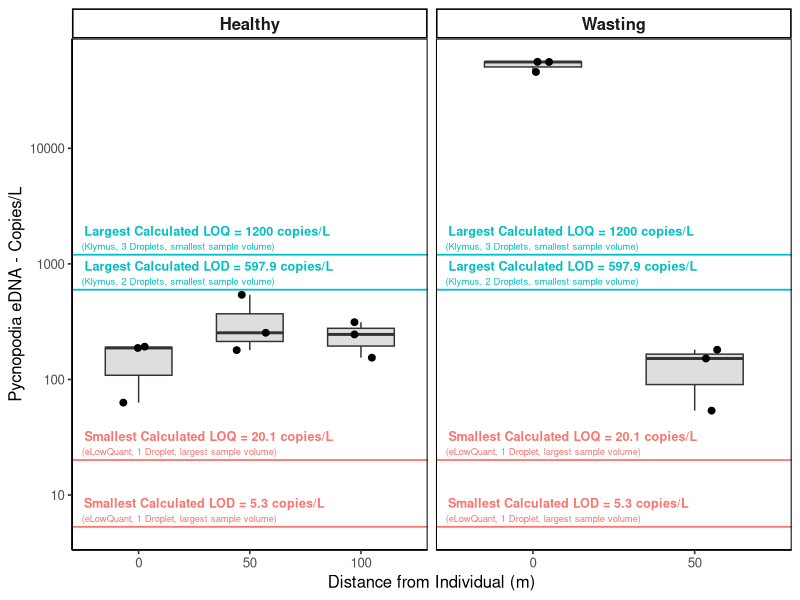
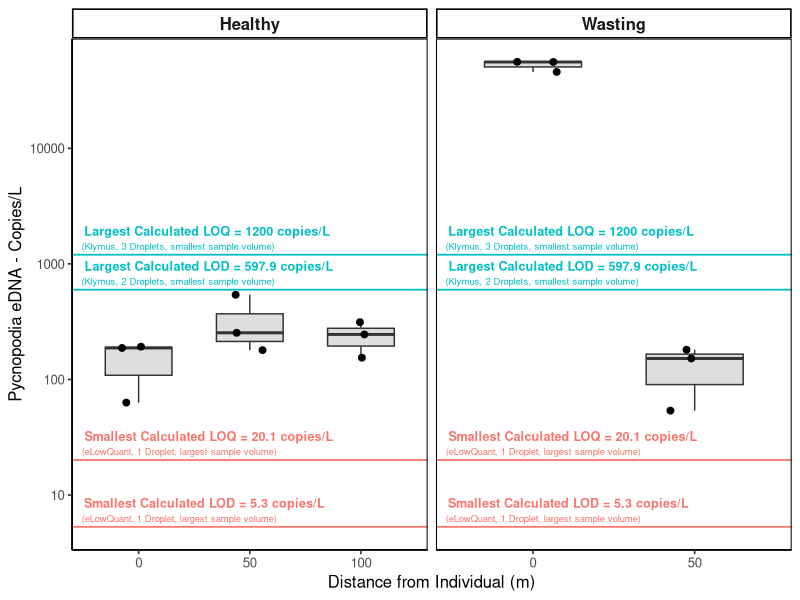

Recreate these plots in R, in order.
## ---- chunk 1
knitr::opts_chunk$set(
  warning = FALSE, 
  message = FALSE,
  fig.height = 7, 
  fig.width = 6.5, 
  echo = TRUE,
  fig.align = 'center',
  cache = FALSE
)

options(repos = c(CRAN = "https://cran.rstudio.com/"))
## ---- chunk 2
# Packages used
packages = c("tidyverse", "knitr", "kableExtra")

## Load or install&load
package.check <- lapply(packages,
  FUN = function(x) {
    if (!require(x, character.only = TRUE)) {
      install.packages(x, dependencies = TRUE)
      library(x, character.only = TRUE)
    }
  }
)

## ---- chunk 3

ddPCR_data <- read.csv("raw_data/ddPCR_raw_data/Stanford/Stanford_22Jan2026_SonomaFieldSamples.csv", stringsAsFactors = FALSE)

## ---- chunk 4

rxn_volume = 20
volume_post_DNA_extraction = 100
template_volume = 5

## ---- chunk 5

# Check if all NTC samples have concentration of 0
ntc_check <- ddPCR_data %>%
  filter(Sample.Type == "NTC") %>%
  filter(Conc.copies.µL. != 0)

# View any NTC samples that don't have 0 concentration
if (nrow(ntc_check) > 0) {
  print("WARNING: The following NTC samples have non-zero concentrations:")
  print(ntc_check)
} else {
  print("✓ All NTC samples have concentration = 0")
}


#Check if positive control sample(s) are close (within 20%) to the expected concentration

# Filter for gBlock samples and extract the number
gblock_check <- ddPCR_data %>%
  filter(grepl("gBlock", Sample.description.1)) %>%
  mutate(
    expected_conc = as.numeric(str_extract(Sample.description.1, "\\d+")),
    adjusted_conc = Conc.copies.µL. * rxn_volume/template_volume,
    percent_diff = abs((adjusted_conc - expected_conc) / expected_conc) * 100,
    within_20pct = percent_diff <= 20
  )

# Display samples that fail the 10% threshold
failing_samples <- gblock_check %>%
  filter(!within_20pct)

if (nrow(failing_samples) > 0) {
  print("WARNING: The following gBlock samples are NOT within 20% of expected concentration:")
  print(failing_samples %>% select(Sample.description.1, expected_conc, adjusted_conc, percent_diff))
} else {
  print("✓ All gBlock samples are within 20% of expected concentration")
}


# Check if all samples have sufficient (>10000) droplets
low_droplets <- ddPCR_data %>%
  filter(Accepted.Droplets < 10000) 

# Display results
if (nrow(low_droplets) > 0) {
  print("WARNING: The following samples have fewer than 10,000 accepted droplets:")
  print(low_droplets)
} else {
  print("✓ All samples have at least 10,000 accepted droplets")
}

## ---- chunk 6

ddPCR_data$copies.per.L = (ddPCR_data$Conc.copies.µL. * rxn_volume * (volume_post_DNA_extraction/template_volume))/(ddPCR_data$Volume.Filtered/1000)

## ---- chunk 7
# Filter out PC and NTC samples, then summarize for each combination of sample type & distance
summary_table_1 <- ddPCR_data %>%
  filter(!Sample.Type %in% c("PC", "NTC")) %>%
  group_by(Sample.Type, Distance) %>%
  summarise(
    n = n(),
    mean_copies_per_L = mean(copies.per.L, na.rm = TRUE),
    sd_copies_per_L = sd(copies.per.L, na.rm = TRUE),
    min_copies_per_L = min(copies.per.L, na.rm = TRUE),
    max_copies_per_L = max(copies.per.L, na.rm = TRUE),
    .groups = "drop"
  )

summary_table_1 %>%
  kable(col.names = c("Sample Type", "Distance", "N", "Mean", "SD", "Min", "Max"),
        caption = "eDNA (Copies per L) by Sample Type and Distance",
        digits = 2,
        format.args = list(big.mark = ",")) %>%
  kable_styling(bootstrap_options = c("striped", "hover", "condensed"),
                full_width = FALSE,
                position = "left") %>%
  row_spec(0, bold = TRUE, color = "white", background = "#2C3E50")

# Summarize across all healthy samples
summary_table_2 <- ddPCR_data %>%
  filter(Sample.Type %in% c("Healthy")) %>%
  summarise(
    n = n(),
    mean_copies_per_L = mean(copies.per.L, na.rm = TRUE),
    sd_copies_per_L = sd(copies.per.L, na.rm = TRUE),
    min_copies_per_L = min(copies.per.L, na.rm = TRUE),
    max_copies_per_L = max(copies.per.L, na.rm = TRUE),
    .groups = "drop"
  )

summary_table_2 %>%
  kable(col.names = c("N", "Mean Copies/L", "SD", "Min", "Max"),
        caption = "eDNA (Copies per L) for All Healthy Samples",
        digits = 2,
        format.args = list(big.mark = ",")) %>%
  kable_styling(bootstrap_options = c("striped", "hover"),
                full_width = FALSE,
                position = "left") %>%
  row_spec(0, bold = TRUE, color = "white", background = "#27AE60")

## ---- chunk 8

lod_loq_data <- read.csv("LOD_LOQ/final_lob_lod_loq_table.csv", stringsAsFactors = FALSE)

# Filter to Stanford lab only
stanford_lod_loq <- lod_loq_data %>%
  filter(Lab == "Stanford")

# Get every unique Volume.Filtered value present in ddPCR_data, excluding NA
unique_volumes <- unique(na.omit(ddPCR_data$Volume.Filtered))
smallest_volume <- min(unique_volumes)
largest_volume <- max(unique_volumes)

# Convert LOD and LOQ (copies/reaction) to copies/L, calculated for every
# combination of Stanford LOD/LOQ value and observed filtration volume
lod_loq_converted <- stanford_lod_loq %>%
  crossing(Volume.Filtered = unique_volumes) %>%
  mutate(
    LOD_copies_per_L = LOD * (volume_post_DNA_extraction / template_volume) / (Volume.Filtered / 1000),
    LOQ_copies_per_L = LOQ * (volume_post_DNA_extraction / template_volume) / (Volume.Filtered / 1000),
    volume_label = case_when(
      Volume.Filtered == smallest_volume ~ "smallest sample volume",
      Volume.Filtered == largest_volume ~ "largest sample volume",
      TRUE ~ paste0(Volume.Filtered, " mL sample volume")
    )
  )

# Identify the row corresponding to each of the 4 extreme values
lod_min_row <- lod_loq_converted[which.min(lod_loq_converted$LOD_copies_per_L), ]
lod_max_row <- lod_loq_converted[which.max(lod_loq_converted$LOD_copies_per_L), ]
loq_min_row <- lod_loq_converted[which.min(lod_loq_converted$LOQ_copies_per_L), ]
loq_max_row <- lod_loq_converted[which.max(lod_loq_converted$LOQ_copies_per_L), ]

# Build labeled lines, including method, type, volume, and value detail
lod_loq_lines <- tibble(
  value = c(lod_min_row$LOD_copies_per_L, lod_max_row$LOD_copies_per_L,
            loq_min_row$LOQ_copies_per_L, loq_max_row$LOQ_copies_per_L),
  Limit = c("LOD", "LOD", "LOQ", "LOQ"),
  Bound = c("Min", "Max", "Min", "Max"),
  main_label = c(
    "Smallest Calculated LOD",
    "Largest Calculated LOD",
    "Smallest Calculated LOQ",
    "Largest Calculated LOQ"
  ),
  detail_label = c(
    paste0("(", paste(lod_min_row$LoD_method, lod_min_row$Type, lod_min_row$volume_label, sep = ", "), ")"),
    paste0("(", paste(lod_max_row$LoD_method, lod_max_row$Type, lod_max_row$volume_label, sep = ", "), ")"),
    paste0("(", paste(loq_min_row$LoD_method, loq_min_row$Type, loq_min_row$volume_label, sep = ", "), ")"),
    paste0("(", paste(loq_max_row$LoD_method, loq_max_row$Type, loq_max_row$volume_label, sep = ", "), ")")
  )
) %>%
  mutate(value_line = paste0(main_label, " = ", round(value, 1), " copies/L"))

## ---- chunk 9

# Exclude PC and NTC samples, which aren't biological sample types
# Ensure Distance is treated as an ordered factor (0, 50, 100) rather than sorted alphabetically/numerically by default
plot_data <- ddPCR_data %>%
  filter(!Sample.Type %in% c("PC", "NTC")) %>%
  mutate(Distance = factor(Distance, levels = c(0, 50, 100)))

ggplot(plot_data, aes(x = Distance, y = copies.per.L)) +
  geom_boxplot(outlier.shape = NA, alpha = 0.5, width = 0.6, fill = "gray") +
  geom_jitter(width = 0.15, height = 0, size = 2, alpha = 1, shape = 21, fill = "black", color = "black") +
  geom_hline(data = lod_loq_lines, aes(yintercept = value, color = Bound), linewidth = 0.6, show.legend = FALSE) +
  geom_text(
    data = lod_loq_lines,
    aes(x = -Inf, y = value, label = value_line, color = Bound),
    hjust = -0.05, vjust = -1.9, size = 3.2, fontface = "bold", show.legend = FALSE
  ) +
  geom_text(
    data = lod_loq_lines,
    aes(x = -Inf, y = value, label = detail_label, color = Bound),
    hjust = -0.05, vjust = -0.7, size = 2.4, show.legend = FALSE
  ) +
  scale_color_manual(values = c(Min = "#F8766D", Max = "#00BFC4")) +
  scale_y_log10() +
  facet_wrap(~ Sample.Type, scales = "free_x") +
  labs(
    x = "Distance from Individual (m)",
    y = "Pycnopodia eDNA - Copies/L"
  ) +
  theme_classic(base_size = 12) +
  theme(
    plot.title = element_text(face = "bold", hjust = 0.5),
    strip.text = element_text(face = "bold", size = 12),
    panel.border = element_rect(color = "black", fill = NA, linewidth = 0.7)
  )

ggsave("Figures/Fig_S5_healthy_wasting_concentrations.png", 
       width = 7, height = 5, units = "in", 
       dpi = 300)
